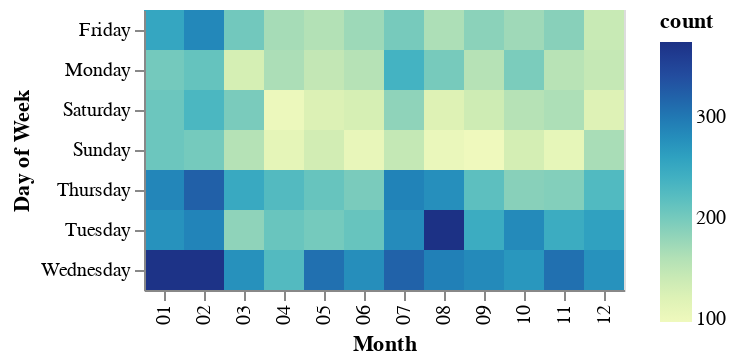

The cell this chart's notebook holds for it:
### Code cell
alt.Chart(month_week).mark_rect().encode(
    alt.X('incident_date:O',title = 'Month'),
    alt.Y('day_of_week',title = 'Day of Week'),
    color='count'
)

### Figure 1 — Vega-Lite specification as saved in the notebook (floating-point values rounded to 4 significant figures)
{"config": {"view": {"continuousWidth": 400, "continuousHeight": 300}}, "data": {"name": "data-b454b03a0c7bf1f42ddea95acf9303e9"}, "mark": "rect", "encoding": {"color": {"field": "count", "type": "quantitative"}, "x": {"field": "incident_date", "title": "Month", "type": "ordinal"}, "y": {"field": "day_of_week", "title": "Day of Week", "type": "nominal"}}, "$schema": "https://vega.github.io/schema/vega-lite/v4.17.0.json", "datasets": {"data-b454b03a0c7bf1f42ddea95acf9303e9": [{"incident_date": "01", "day_of_week": "Friday", "count": 253}, {"incident_date": "01", "day_of_week": "Monday", "count": 201}, {"incident_date": "01", "day_of_week": "Saturday", "count": 206}, {"incident_date": "01", "day_of_week": "Sunday", "count": 206}, {"incident_date": "01", "day_of_week": "Thursday", "count": 287}, {"incident_date": "01", "day_of_week": "Tuesday", "count": 275}, {"incident_date": "01", "day_of_week": "Wednesday", "count": 371}, {"incident_date": "02", "day_of_week": "Friday", "count": 285}, {"incident_date": "02", "day_of_week": "Monday", "count": 211}, {"incident_date": "02", "day_of_week": "Saturday", "count": 231}, {"incident_date": "02", "day_of_week": "Sunday", "count": 200}, {"incident_date": "02", "day_of_week": "Thursday", "count": 322}, {"incident_date": "02", "day_of_week": "Tuesday", "count": 289}, {"incident_date": "02", "day_of_week": "Wednesday", "count": 371}, {"incident_date": "03", "day_of_week": "Friday", "count": 202}, {"incident_date": "03", "day_of_week": "Monday", "count": 130}, {"incident_date": "03", "day_of_week": "Saturday", "count": 197}, {"incident_date": "03", "day_of_week": "Sunday", "count": 158}, {"incident_date": "03", "day_of_week": "Thursday", "count": 249}, {"incident_date": "03", "day_of_week": "Tuesday", "count": 183}, {"incident_date": "03", "day_of_week": "Wednesday", "count": 276}, {"incident_date": "04", "day_of_week": "Friday", "count": 168}, {"incident_date": "04", "day_of_week": "Monday", "count": 164}, {"incident_date": "04", "day_of_week": "Saturday", "count": 101}, {"incident_date": "04", "day_of_week": "Sunday", "count": 111}, {"incident_date": "04", "day_of_week": "Thursday", "count": 225}, {"incident_date": "04", "day_of_week": "Tuesday", "count": 208}, {"incident_date": "04", "day_of_week": "Wednesday", "count": 225}, {"incident_date": "05", "day_of_week": "Friday", "count": 159}, {"incident_date": "05", "day_of_week": "Monday", "count": 147}, {"incident_date": "05", "day_of_week": "Saturday", "count": 123}, {"incident_date": "05", "day_of_week": "Sunday", "count": 133}, {"incident_date": "05", "day_of_week": "Thursday", "count": 209}, {"incident_date": "05", "day_of_week": "Tuesday", "count": 200}, {"incident_date": "05", "day_of_week": "Wednesday", "count": 307}, {"incident_date": "06", "day_of_week": "Friday", "count": 174}, {"incident_date": "06", "day_of_week": "Monday", "count": 157}, {"incident_date": "06", "day_of_week": "Saturday", "count": 129}, {"incident_date": "06", "day_of_week": "Sunday", "count": 107}, {"incident_date": "06", "day_of_week": "Thursday", "count": 197}, {"incident_date": "06", "day_of_week": "Tuesday", "count": 209}, {"incident_date": "06", "day_of_week": "Wednesday", "count": 279}, {"incident_date": "07", "day_of_week": "Friday", "count": 199}, {"incident_date": "07", "day_of_week": "Monday", "count": 237}, {"incident_date": "07", "day_of_week": "Saturday", "count": 183}, {"incident_date": "07", "day_of_week": "Sunday", "count": 146}, {"incident_date": "07", "day_of_week": "Thursday", "count": 290}, {"incident_date": "07", "day_of_week": "Tuesday", "count": 282}, {"incident_date": "07", "day_of_week": "Wednesday", "count": 320}, {"incident_date": "08", "day_of_week": "Friday", "count": 163}, {"incident_date": "08", "day_of_week": "Monday", "count": 199}, {"incident_date": "08", "day_of_week": "Saturday", "count": 121}, {"incident_date": "08", "day_of_week": "Sunday", "count": 104}, {"incident_date": "08", "day_of_week": "Thursday", "count": 278}, {"incident_date": "08", "day_of_week": "Tuesday", "count": 374}, {"incident_date": "08", "day_of_week": "Wednesday", "count": 293}, {"incident_date": "09", "day_of_week": "Friday", "count": 186}, {"incident_date": "09", "day_of_week": "Monday", "count": 157}, {"incident_date": "09", "day_of_week": "Saturday", "count": 137}, {"incident_date": "09", "day_of_week": "Sunday", "count": 97}, {"incident_date": "09", "day_of_week": "Thursday", "count": 217}, {"incident_date": "09", "day_of_week": "Tuesday", "count": 246}, {"incident_date": "09", "day_of_week": "Wednesday", "count": 283}, {"incident_date": "10", "day_of_week": "Friday", "count": 173}, {"incident_date": "10", "day_of_week": "Monday", "count": 196}, {"incident_date": "10", "day_of_week": "Saturday", "count": 157}, {"incident_date": "10", "day_of_week": "Sunday", "count": 131}, {"incident_date": "10", "day_of_week": "Thursday", "count": 188}, {"incident_date": "10", "day_of_week": "Tuesday", "count": 283}, {"incident_date": "10", "day_of_week": "Wednesday", "count": 270}, {"incident_date": "11", "day_of_week": "Friday", "count": 188}, {"incident_date": "11", "day_of_week": "Monday", "count": 156}, {"incident_date": "11", "day_of_week": "Saturday", "count": 163}, {"incident_date": "11", "day_of_week": "Sunday", "count": 109}, {"incident_date": "11", "day_of_week": "Thursday", "count": 191}, {"incident_date": "11", "day_of_week": "Tuesday", "count": 246}, {"incident_date": "11", "day_of_week": "Wednesday", "count": 307}, {"incident_date": "12", "day_of_week": "Friday", "count": 142}, {"incident_date": "12", "day_of_week": "Monday", "count": 145}, {"incident_date": "12", "day_of_week": "Saturday", "count": 120}, {"incident_date": "12", "day_of_week": "Sunday", "count": 166}, {"incident_date": "12", "day_of_week": "Thursday", "count": 226}, {"incident_date": "12", "day_of_week": "Tuesday", "count": 259}, {"incident_date": "12", "day_of_week": "Wednesday", "count": 275}]}}
